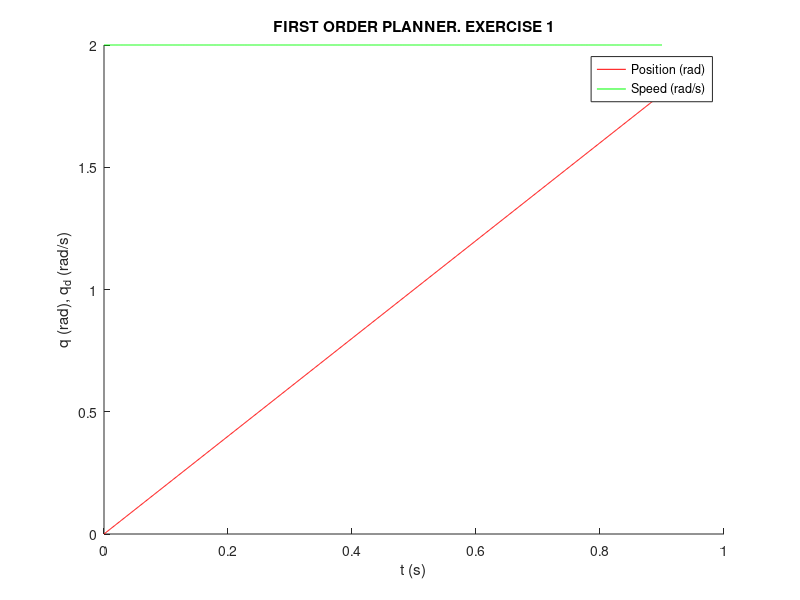
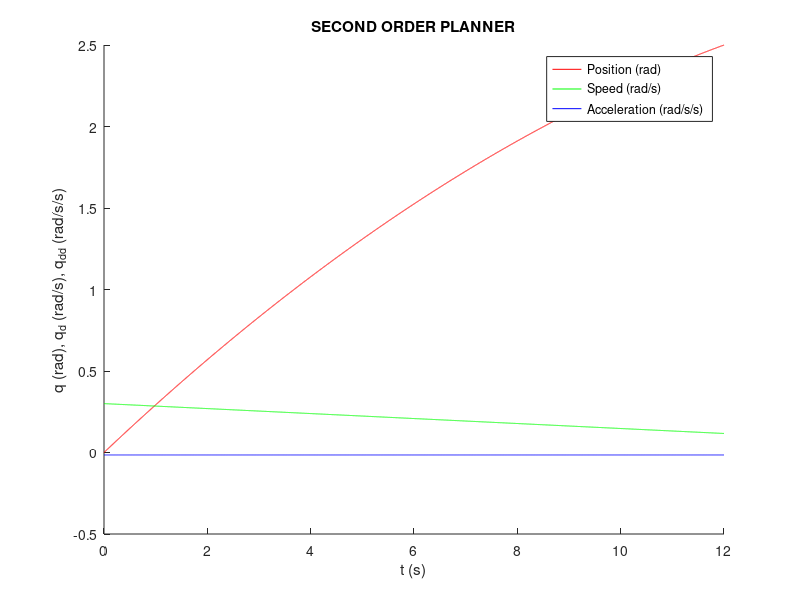
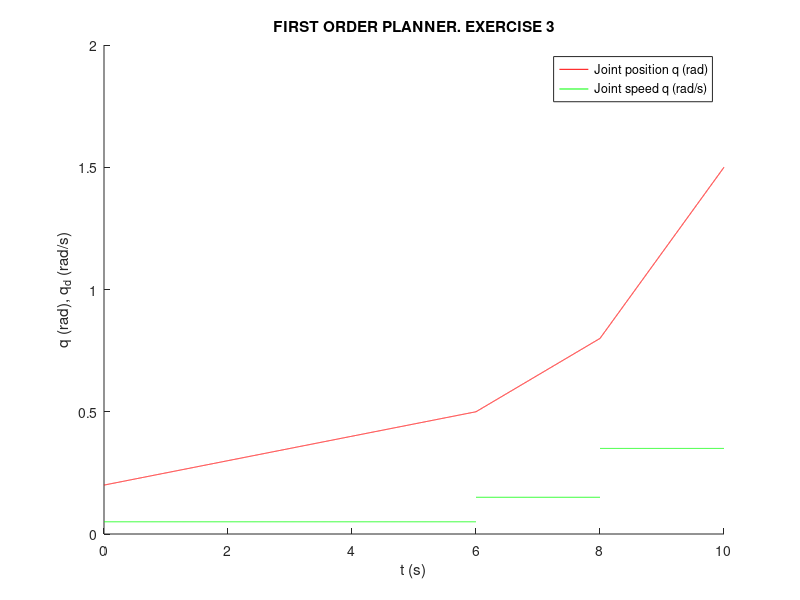
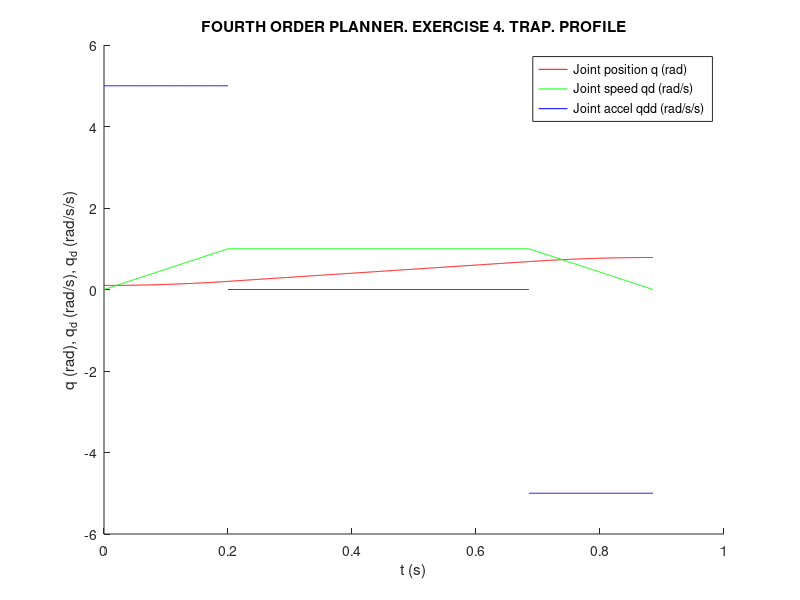

Reproduce these figures in MATLAB, in order. (Note: this script raises an error after producing the figures.)
%%%%%%%%%%%%%%%%%%%%%%%%%%%%%%%%%%%%%%%%%%%%%%%%%%%%%%%%%%%%%%%%%%%%%%%%%%%
% 	EXERCISES ON INTERPOLATORS .
%   - Exercise 1: Dealing with a first order planner.
%   - Exercise 2: Derivation of a second order planner.
%   - Exercise 3: A more complex planning using first order interpolators.
%   - Exercise 4: Derive a trapezoidal acceleration profile using a 4th
%   order interpolator.
%   - Exercise 5: Animate a 6 DOF robot with the joint trajectory computed
%   in exercise 4.
%%%%%%%%%%%%%%%%%%%%%%%%%%%%%%%%%%%%%%%%%%%%%%%%%%%%%%%%%%%%%%%%%%%%%%%%%%%
% Copyright (C) 2016, by Arturo Gil Aparicio
%
% This file is part of ARTE (A Robotics Toolbox for Education).
% 
% ARTE is free software: you can redistribute it and/or modify
% it under the terms of the GNU Lesser General Public License as published by
% the Free Software Foundation, either version 3 of the License, or
% (at your option) any later version.
% 
% ARTE is distributed in the hope that it will be useful,
% but WITHOUT ANY WARRANTY; without even the implied warranty of
% MERCHANTABILITY or FITNESS FOR A PARTICULAR PURPOSE.  See the
% GNU Lesser General Public License for more details.
% 
% You should have received a copy of the GNU Leser General Public License
% along with ARTE.  If not, see <http://www.gnu.org/licenses/>.
function interpolators_solution
close all
exercise1()
exercise2()
exercise3()
exercise4(0.001);
exercise5()


%%%%%%%%%%%%%%%%%%%%%%%%%%%%%%%%%%%%%%%%%%%%%%%%%%%%%%%%%%%%%%%%%%%%%%%%%%%
%%%%%%%%%%%%%%%%%%%%%%%%%%%%%%%%%%%%%%%%%%%%%%%%%%%%%%%%%%%%%%%%%%%%%%%%%%%
%   Exercise 1:
%   a) Plan a joint trajectory from q1 to q2 using a linear interpolator.
%   The movement must be performed at a constant speed of 2 rad/s.
%   
%   b) Complete the function  first_order in order to return the required
%   data.
%   
%   b) Plot the trajectory in position with a delta of 0.001 seconds. Plot
%   the speed of the trajectory. Compute the accelerations at every time step.
%   
%   c) Present your conclusions. Which aspects could/should be improved?
%           Acceleration tends to infinite values at the starting and end
%           of the trajectory, due to a sudden change in speed. This
%           implies that unnecessary torques will be required
%%%%%%%%%%%%%%%%%%%%%%%%%%%%%%%%%%%%%%%%%%%%%%%%%%%%%%%%%%%%%%%%%%%%%%%%%%%
%%%%%%%%%%%%%%%%%%%%%%%%%%%%%%%%%%%%%%%%%%%%%%%%%%%%%%%%%%%%%%%%%%%%%%%%%%%
function exercise1()
% Go from q1=0 to q2=0.5 rad
q=[0 1.8];
%At a constant speed.
qd=2; %rad/s
% DEFINE t = [T1 T2]
T1 = 0;
T2 = (q(2)-q(1))/qd;
t=[T1 T2];
%the minimum difference in seconds between times to compute q(t) functions
delta_t=0.001;

%FIRST ORDER PLANNER FROM q1 to q2 
figure, xlabel('t (s)'), ylabel('q (rad), q_d (rad/s)'), title('FIRST ORDER PLANNER. EXERCISE 1'), hold on
[q_t, qd_t, time, k]=first_order([q(1) q(2)], [t(1) t(2)], delta_t); 
plot(time, q_t, 'r'), plot(time, qd_t, 'g')

legend('Position (rad)','Speed (rad/s)')
%WRITE EQUATION
disp('The equation computed can be written as:')
fprintf('\n q(t)=k1+k2*t=%.3f+%.3f*t', k(1), k(2))


%%%%%%%%%%%%%%%%%%%%%%%%%%%%%%%%%%%%%%%%%%%%%%%%%%%%%%%%%%%%%%%%%%%%%%%%%%%
%%%%%%%%%%%%%%%%%%%%%%%%%%%%%%%%%%%%%%%%%%%%%%%%%%%%%%%%%%%%%%%%%%%%%%%%%%%
%   Exercise 2:
%   a) Derive a method to compute a second order polynomial of the form
%       q(t) = k1 + k2*t + k3*t^2
%       write down the equations needed.
%   b) Program a method named of the form:
%
%   [q_t, qd_t, qdd_t, t, k]=second_order(q, qd, t, delta_t)
%
%   with:
%   Inputs:
%       q: a joint vector of two inputs q = [q1 q2]
%       qd: the initial speed at t1.
%       t: a time vector with t = [t1 t2]
%       delta_t: the sample time between computed q(t)'s
%
%   Returns:
%       q: the values of q(t) as a function of the time vector used.
%       qd: the speed qd(t) as a function of the time vector (which is a constant in this case)
%       t: the time vector used.
%       k: the polynomial coefficients k that allow to compute q(t) as:
%               q(t) = k(1) + k(2)*t + k(3)*t^2
%
%   c) Present your conclusions. Which aspects could/should be improved?
%           
%%%%%%%%%%%%%%%%%%%%%%%%%%%%%%%%%%%%%%%%%%%%%%%%%%%%%%%%%%%%%%%%%%%%%%%%%%%
%%%%%%%%%%%%%%%%%%%%%%%%%%%%%%%%%%%%%%%%%%%%%%%%%%%%%%%%%%%%%%%%%%%%%%%%%%%
function exercise2()
% Go from q1=0 to q2=1.5 rad
q=[0 2.5];
qd = 0.3; % rad/s (CHANGE FROM 0 TO 2.3)
%Time vector
t=[0 12];
%the minimum difference in seconds between times to compute q(t) functions
delta_t=0.001;

figure, xlabel('t (s)'), ylabel('q (rad), q_d (rad/s), q_{dd} (rad/s/s)'), title('SECOND ORDER PLANNER'), hold on
[q_t, qd_t, qdd_t, time, k]=second_order([q(1) q(2)], qd(1),[t(1) t(2)], delta_t);
plot(time, q_t, 'r'), plot(time, qd_t, 'g'), plot(time, qdd_t, 'b')
legend('Position (rad)','Speed (rad/s)', 'Acceleration (rad/s/s)')

%WRITE EQUATION
disp('The equation computed can be written as:')
fprintf('\n q(t)=k1+k2*t+k3*t^2=%.3f+%.3f*t+%.3f*t^2', k(1), k(2), k(3))



%%%%%%%%%%%%%%%%%%%%%%%%%%%%%%%%%%%%%%%%%%%%%%%%%%%%%%%%%%%%%%%%%%%%%%%%%%%
%%%%%%%%%%%%%%%%%%%%%%%%%%%%%%%%%%%%%%%%%%%%%%%%%%%%%%%%%%%%%%%%%%%%%%%%%%%
%   Exercise 3:
%   a) Use a first order planner to perform the following movement on a
%   single joint of a robot.
%       q1 = 0.2 rad. t1 = 0 s
%       q2 = 0.5 rad. t2 = 6 s
%       q3 = 0.8 rad. t3 = 8 s
%       q4 = 1.5 rad. t4 = 10 s
%   b) Plot the whole trajectory in speed and position.
%   c) Present your main conclusions.
%%%%%%%%%%%%%%%%%%%%%%%%%%%%%%%%%%%%%%%%%%%%%%%%%%%%%%%%%%%%%%%%%%%%%%%%%%%
%%%%%%%%%%%%%%%%%%%%%%%%%%%%%%%%%%%%%%%%%%%%%%%%%%%%%%%%%%%%%%%%%%%%%%%%%%%
function exercise3()
% Go from q1=0 to q2=0.5 rad
%q=[q1 q2 q3 q4];
q=[0.2 0.5 0.8 1.5];
%t=[t1 t2 t3 t4];
t=[0 6 8 10];

%the minimum difference in seconds between times to compute q(t) functions
delta_t=0.001;

figure, xlabel('t (s)'), ylabel('q (rad), q_d (rad/s)'), title('FIRST ORDER PLANNER. EXERCISE 3'), hold on
[q_t, qd_t, time, k]=first_order([q(1) q(2)],[t(1) t(2)], delta_t); plot(time, q_t, 'r'), plot(time, qd_t, 'g')
[q_t, qd_t, time, k]=first_order([q(2) q(3)],[t(2) t(3)], delta_t); plot(time, q_t, 'r'), plot(time, qd_t, 'g')
[q_t, qd_t, time, k]=first_order([q(3) q(4)],[t(3) t(4)], delta_t); plot(time, q_t, 'r'), plot(time, qd_t, 'g')
legend('Joint position q (rad)', 'Joint speed q (rad/s)')


%%%%%%%%%%%%%%%%%%%%%%%%%%%%%%%%%%%%%%%%%%%%%%%%%%%%%%%%%%%%%%%%%%%%%%%%%%%
%%%%%%%%%%%%%%%%%%%%%%%%%%%%%%%%%%%%%%%%%%%%%%%%%%%%%%%%%%%%%%%%%%%%%%%%%%%
%   Exercise 4:
%   a) Use a 4th order planner to compute a trapezoid acceleration profile.
%       The inputs for this problem are:
%           qini, qfinal: the initial and final joint position (rad)
%           amax: max. angular acceleration allowed
%           wmax: max. angular speed allowed
%%%%%%%%%%%%%%%%%%%%%%%%%%%%%%%%%%%%%%%%%%%%%%%%%%%%%%%%%%%%%%%%%%%%%%%%%%%
%%%%%%%%%%%%%%%%%%%%%%%%%%%%%%%%%%%%%%%%%%%%%%%%%%%%%%%%%%%%%%%%%%%%%%%%%%%
function qt = exercise4(delta_t)
% Go from q1 to q2 rad q=[q1 q2 ];
qini=0.1; %rad
qfinal=pi/4; %rad (TRY ALSO WITH 0.8)
amax = 5; %rad/s/s
wmax = 1; %rad/s

% compute total displacement
qT = qfinal-qini;
%compute time to accelerate
t1 = abs(wmax/amax);
%compute time at constant speed
tcte = (abs(qT)-abs(amax)*t1^2)/wmax;

%this is the case of a triangle profile, in which the sector at constant
%speed does not exist
if (tcte <= 0)
    disp('triangle profile')
    tT = sqrt(4*qT/amax);
    %Now construct the time vector
    t = [0 tT/2 tT/2 tT];
    %Now construct the q vector
    q1 = qini;
    q2 = qini + qT/2;
    q3 = q2;
    q4 = qfinal; 
    q = [q1 q2 q3 q4];
    %recompute the new max speed
    wmax = amax*tT/2;
    figure, xlabel('t (s)'), ylabel('q (rad), q_d (rad/s), q_d (rad/s/s)'), title('FOURTH ORDER PLANNER. EXERCISE 4. TRAP. PROFILE'), hold on
    [q_t1, qd_t, qdd_t, time, k]=fourth_order([q(1) q(2)], [0 wmax],   amax, [t(1) t(2)], delta_t); plot(time, q_t1, 'r'), plot(time, qd_t, 'g'), plot(time, qdd_t, 'b')
    [q_t2, qd_t, qdd_t, time, k]=fourth_order([q(3) q(4)], [wmax 0],  -amax, [t(3) t(4)], delta_t); plot(time, q_t2, 'r'), plot(time, qd_t, 'g'), plot(time, qdd_t, 'b')
    legend('Joint position q (rad)', 'Joint speed qd (rad/s)', 'Joint accel qdd (rad/s/s)')
    qt = [q_t1 q_t2];
else
    %Now construct the time vector
    t = [0 t1 t1+tcte 2*t1+tcte];
    %Now construct the q vector
    q1 = qini;
    q2 = qini + 0.5*amax*t1^2;
    q3 = qini + 0.5*amax*t1^2 + wmax*tcte;
    q4 = qfinal; 
    q = [q1 q2 q3 q4];

    figure, xlabel('t (s)'), ylabel('q (rad), q_d (rad/s), q_d (rad/s/s)'), title('FOURTH ORDER PLANNER. EXERCISE 4. TRAP. PROFILE'), hold on
    [q_t1, qd_t, qdd_t, time, k]=fourth_order([q(1) q(2)], [0 wmax],   amax, [t(1) t(2)], delta_t); plot(time, q_t1, 'r'), plot(time, qd_t, 'g'), plot(time, qdd_t, 'b')
    [q_t2, qd_t, qdd_t, time, k]=fourth_order([q(2) q(3)], [wmax wmax], 0,   [t(2) t(3)], delta_t); plot(time, q_t2, 'r'), plot(time, qd_t, 'g'), plot(time, qdd_t, 'b')
    [q_t3, qd_t, qdd_t, time, k]=fourth_order([q(3) q(4)], [wmax 0],  -amax, [t(3) t(4)], delta_t); plot(time, q_t3, 'r'), plot(time, qd_t, 'g'), plot(time, qdd_t, 'b')
    legend('Joint position q (rad)', 'Joint speed qd (rad/s)', 'Joint accel qdd (rad/s/s)')
    qt = [q_t1 q_t2 q_t3];
end

%%%%%%%%%%%%%%%%%%%%%%%%%%%%%%%%%%%%%%%%%%%%%%%%%%%%%%%%%%%%%%%%%%%%%%%%%%%
%%%%%%%%%%%%%%%%%%%%%%%%%%%%%%%%%%%%%%%%%%%%%%%%%%%%%%%%%%%%%%%%%%%%%%%%%%%
%   Exercise 5:
%   Use the results from exercise 4 to animate a 6 DOF robot with the joint 
%   trajectories of the 4th order planner computed before.
%
%   This exercise is solved as an example for students.
%%%%%%%%%%%%%%%%%%%%%%%%%%%%%%%%%%%%%%%%%%%%%%%%%%%%%%%%%%%%%%%%%%%%%%%%%%%
%%%%%%%%%%%%%%%%%%%%%%%%%%%%%%%%%%%%%%%%%%%%%%%%%%%%%%%%%%%%%%%%%%%%%%%%%%%
function exercise5(qt)
%load a 6DOF robot from the library, such as the IRB6640
robot = load_robot
%adjust 3D view as desired
adjust_view(robot)

%call exercise4. 0.01 is a time param for the simulation. Adjust it to your
%needs
qt=exercise4(0.01);
%repeat the joint computed 6 times for all the joints!
Qt = [qt; qt; qt; qt; qt; qt];
%animate the trajectory on the robot
animate(robot, Qt);



%%%%%%%%%%%%%%%%%%%%%%%%%%%%%%%%%%%%%%%%%%%%%%%%%%%%%%%%%%%%%%%%%%%%%%%%%%%
% First order interpolator.
%   Given the start and end joint positions and times compute a first order
%   polinomial of the form:
%   q(t) = k(1) + k(2)*t
%
%   Inputs:
%       q: a joint vector of two inputs q = [q1 q2]
%       t: a time vector with t = [t1 t2]
%       delta_t: the sample time between computed q(t)'s
%   Returns:
%      
%       q: the values of q(t) as a function of the time vector used.
%       qd: the speed qd(t) as a function of the time vector (which is a constant in this case)
%       t: the time vector used.
%       k: the polynomial coefficients k that allow to compute q(t) as:
%               q(t) = k(1) + k(2)*t
%
%%%%%%%%%%%%%%%%%%%%%%%%%%%%%%%%%%%%%%%%%%%%%%%%%%%%%%%%%%%%%%%%%%%%%%%%%%%
function [q_t, qd_t, time, k]=first_order(q, t, delta_t)
%define the time matrix
A = [1 t(1); 
     1 t(2)];
b = [q(1) q(2)];
% compute the coefficients of k for a first order planner
k=inv(A)*b';

%define the time vector using delta_time
time=t(1):delta_t:t(2);
%the first order equation
q_t=k(1) + k(2)*time;
%return a constant speed
qd_t=k(2)*ones(1,length(time));


%%%%%%%%%%%%%%%%%%%%%%%%%%%%%%%%%%%%%%%%%%%%%%%%%%%%%%%%%%%%%%%%%%%%%%%%%%%
%   Second order planner:
%   Inputs:
%       q: a joint vector of two inputs q = [q1 q2]
%       qd: the initial speed at t1.
%       t: a time vector with t = [t1 t2]
%       delta_t: the sample time between computed q(t)'s
%
%   Returns:
%       q: the values of q(t) as a function of the time vector used.
%       qd: the speed qd(t) as a function of the time vector (which is a constant in this case)
%       t: the time vector used.
%       k: the polynomial coefficients k that allow to compute q(t) as:
%               q(t) = k(1) + k(2)*t + k(3)*t^2
%%%%%%%%%%%%%%%%%%%%%%%%%%%%%%%%%%%%%%%%%%%%%%%%%%%%%%%%%%%%%%%%%%%%%%%%%%%
function [q_t, qd_t, qdd_t, time, k]=second_order(q, qd, t, delta_t)

k=inv([1 t(1) t(1)^2; 1 t(2) t(2)^2; 0 1 2*t(1)])*[q(1) q(2) qd(1)]';

time=t(1):delta_t:t(2);
q_t=k(1)+k(2)*time+k(3)*time.^2;
qd_t=k(2)*ones(1,length(time)) + 2*k(3)*time;
qdd_t=2*k(3)*ones(1,length(time));



%%%%%%%%%%%%%%%%%%%%%%%%%%%%%%%%%%%%%%%%%%%%%%%%%%%%%%%%%%%%%%%%%%%%%%%%%%%
% Third order interpolator.
%   Given the:
%       - start and end joint positions.
%       - start speed.
%       - start acceleration.
%       - and start and end times,
%       
%   Compute a third order polynomial of the form:
%   q(t) = k(1) + k(2)*t + k(3)*t^2 + k(4)*t^3
%   
%   Inputs:
%       q: a joint vector of two inputs q = [q1 q2]
%       qd: start speed
%       qdd: start acceleration.
%       t: a time vector with t_i = [t1 t2]  
%       
%
%   Returns:
%       
%       q_t: the values of q(t) as a function of the time vector used.
%       the speed qd(t) as a function of the time vector (which is a constant in this case)
%       time: the time vector used.
%       ki: the polynomial coefficients k that allow to compute q(t) as:
%       q(t) = k(1) + k(2)*t
%
%%%%%%%%%%%%%%%%%%%%%%%%%%%%%%%%%%%%%%%%%%%%%%%%%%%%%%%%%%%%%%%%%%%%%%%%%%%
function [q_t, qd_t, qdd_t, time, k]=third_order(q, qd, qdd, t, delta_t)
%   third order
A=[1 t(1) t(1)^2 t(1)^3;
   1 t(2) t(2)^2 t(2)^3;
   0   1  2*t(1) 3*t(1)^2;
   0   0   2     6*t(1)];
k=inv(A)*[q(1) q(2) qd(1) qdd(1)]';

time=t(1):delta_t:t(2);
q_t = k(1) + k(2)*time + k(3)*time.^2 + k(4)*time.^3;
qd_t= k(2)*ones(1,length(time)) + 2*k(3)*time + 3*k(4)*time.^2;
qdd_t=2*k(3)*ones(1,length(time)) + 6*k(4)*time;


%%%%%%%%%%%%%%%%%%%%%%%%%%%%%%%%%%%%%%%%%%%%%%%%%%%%%%%%%%%%%%%%%%%%%%%%%%%
% Fourth order interpolator.
%   Given the:
%       - start and end joint positions.
%       - start and end speed.
%       - start acceleration.
%       - and start and end times,
%       
%   Compute a fourth order polynomial of the form:
%   q(t) = k(1) + k(2)*t + k(3)*t^2 + k(4)*t^3 + k(5)*t^4 
%   
%   Inputs:
%       q: a joint vector of two inputs q = [q1 q2]
%       qd: start speed
%       qdd: start acceleration.
%       t: a time vector with t_i = [t1 t2]  
%       
%
%   Returns:
%       q_t: the values of q(t) as a function of the time vector used.
%       the speed qd(t) as a function of the time vector (which is a constant in this case)
%       time: the time vector used.
%       ki: the polynomial coefficients k that allow to compute q(t) as:
%       q(t) = k(1) + k(2)*t
%
%%%%%%%%%%%%%%%%%%%%%%%%%%%%%%%%%%%%%%%%%%%%%%%%%%%%%%%%%%%%%%%%%%%%%%%%%%%
function [q_t, qd_t, qdd_t, time, k]=fourth_order(q, qd, qdd, t, delta_t)
%   third order
A=[1 t(1) t(1)^2 t(1)^3 t(1)^4;
   1 t(2) t(2)^2 t(2)^3 t(2)^4;
   0   1  2*t(1) 3*t(1)^2 4*t(1)^3;
   0   1  2*t(2) 3*t(2)^2 4*t(2)^3;
   0   0   2     6*t(2)   12*t(2)^2];
k=inv(A)*[q(1) q(2) qd(1) qd(2) qdd(1)]';

time=t(1):delta_t:t(2);
q_t = k(1) + k(2)*time + k(3)*time.^2 + k(4)*time.^3 + k(5)*time.^4;
qd_t= k(2)*ones(1,length(time)) + 2*k(3)*time + 3*k(4)*time.^2 + 4*k(5)*time.^3;
qdd_t=2*k(3)*ones(1,length(time)) + 6*k(4)*time + 12*k(5)*time.^2;


